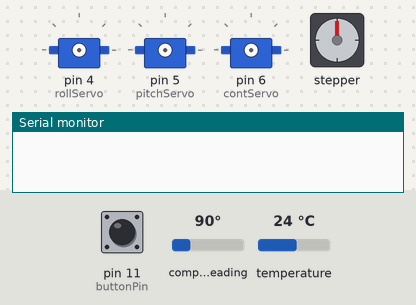
Bench run of a sketch on a simulated Arduino Uno, built with avr-gcc and run on an emulated ATmega328P. On the bench: 3 × servo, stepper motor, the last lines printed to the serial monitor. The test bench sets the inputs (shaded band); at power-on: pin 11 (buttonPin) LOW, compass heading 90°, temperature 24 °C. Stepper angles assume 2038 steps per turn.

Above: at 0.1 s.
At 1.8 s:
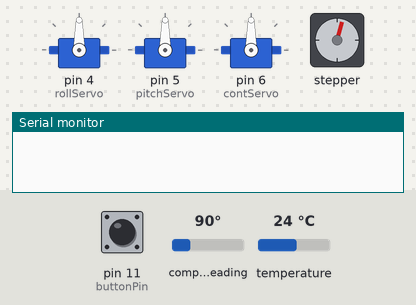
1.9 s: pin 11 (buttonPin) pulled HIGH for 0.15 s
At 2.9 s:
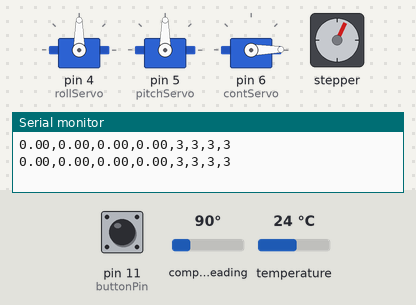
Timing chart, 0 to 4.9 s (numbered marks = the images above; inputs shaded):
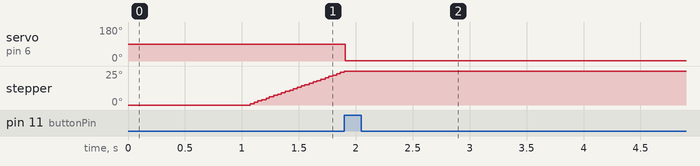

The sketch:

IMU_Quaternion_20230428.ino
```cpp
#include <Wire.h>
#include <Adafruit_Sensor.h>
#include <Adafruit_BNO055.h>
#include <utility/imumaths.h>
#include <math.h>
#include <Servo.h>
#include <Stepper.h>

Servo pitchServo;
Servo rollServo;
Servo contServo;

const int buttonPin = 11;  // stepper code the number of the pushbutton pin
int buttonState = 0;  // stepper code variable for reading the pushbutton status
int cam = 0; // stepper code

const int stepsPerRevolution = 2038;  // stepper code. change this to fit the number of steps per revolution

float q0;
float q1;
float q2;
float q3;

float rollTarget=0;
float rollActual;
float rollError;
float rollServoVal=90;

float pitchTarget=0;
float pitchActual;
float pitchError;
float pitchServoVal=90;

float contServoGo = 0;

#define BNO055_SAMPLERATE_DELAY_MS (100)

Adafruit_BNO055 myIMU = Adafruit_BNO055();

Stepper myStepper(stepsPerRevolution, 7, 9, 8, 10); // stepper code

void setup() {
  // put your setup code here, to run once:
Serial.begin(115200);
myStepper.setSpeed(10); // stepper code
pinMode(buttonPin, INPUT); //stepper code for button
myIMU.begin();
delay(1000);
int8_t temp=myIMU.getTemp();
myIMU.setExtCrystalUse(true);
rollServo.attach(4);
pitchServo.attach(5);
contServo.attach(6);


rollServo.write(90);
delay(20);
pitchServo.write(90);
delay(20);

while (cam == 0){  // stepper zeroing initizalization loop
  buttonState = digitalRead(buttonPin);
  myStepper.step(1);
  delay(3);
  if (buttonState == HIGH) {
    cam = 1;
    Serial.print("button pressed, cam set to 1");
  }  // end stepper initialization loop
}
}
void loop() {
  // put your main code here, to run repeatedly:
uint8_t system, gyro, accel, mg = 0;
myIMU.getCalibration(&system, &gyro, &accel, &mg);

imu::Quaternion quat=myIMU.getQuat();

q0=quat.w();
q1=quat.x();
q2=quat.y();
q3=quat.z();

rollActual=atan2(2*(q0*q1+q2*q3),1-2*(q1*q1+q2*q2));
pitchActual=asin(2*(q0*q2-q3*q1));

rollActual=rollActual/(2*3.141592654)*360;
pitchActual=pitchActual/(2*3.141592654)*360;

rollError=rollTarget-rollActual;
pitchError=pitchTarget-pitchActual;

for (int i = 0; i < 10; i++) {
contServo.write(1);
delay(20);
}

if (abs(pitchError)>1.5){
  pitchServoVal=pitchServoVal+pitchError/2;
  pitchServo.write(pitchServoVal);
  delay(20);
}


if (abs(rollError)>1.5){
  rollServoVal=rollServoVal+rollError/2;
  rollServo.write(rollServoVal);
  delay(20);
}

Serial.print(rollTarget);
Serial.print(",");
Serial.print(rollActual);
Serial.print(",");
Serial.print(pitchTarget);
Serial.print(",");
Serial.print(pitchActual);
Serial.print(",");
Serial.print(accel);
Serial.print(",");
Serial.print(gyro);
Serial.print(",");
Serial.print(mg);
Serial.print(",");
Serial.println(system);

delay(BNO055_SAMPLERATE_DELAY_MS);
}
```

Measured:
- after the input at 1.9 s, servo on pin 6 (contServo): 90° → 1° at once; stepper: goes on until 1.9 s, then stays 25°
